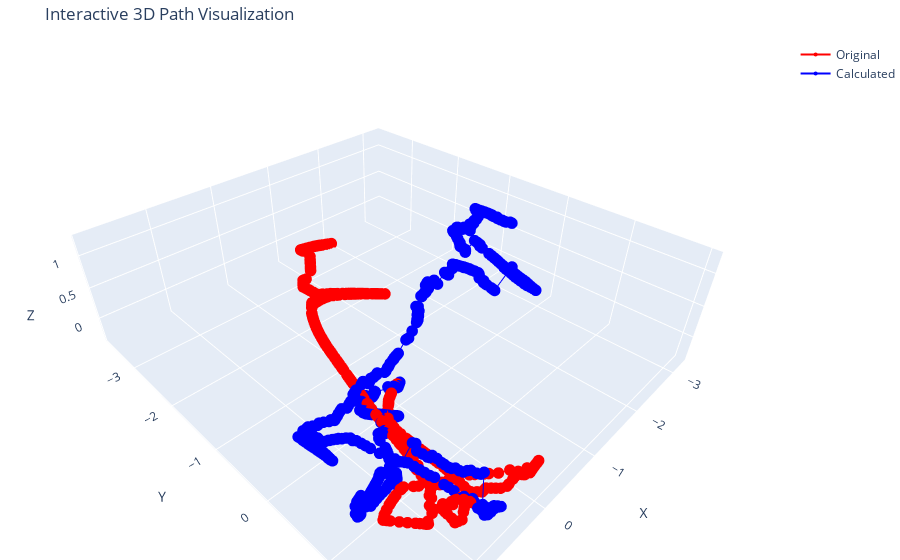

Notebook code cell kept with this figure:
### Markdown cell above
## Visualización

### Code cell
# Create 3D scatter lines
fig = go.Figure()

# Adding Original Path to figure
fig.add_trace(go.Scatter3d(
    x=original_path[:,0], y=original_path[:,1], z=original_path[:,2],
    mode='lines+markers', marker=dict(size=4, color='red'),
    name="Original"
))

# Adding Calculated Path to figure
fig.add_trace(go.Scatter3d(
    x=calculated_path[:,0], y=calculated_path[:,1], z=calculated_path[:,2],
    mode='lines+markers', marker=dict(size=4, color='blue'),
    name="Calculated"
))

# Labels & Layout
fig.update_layout(
    title="Interactive 3D Path Visualization",
    scene=dict(
        xaxis_title="X",
        yaxis_title="Y",
        zaxis_title="Z"
    ),
    margin=dict(l=0, r=0, b=0, t=40)
)

# Show the figure
fig.show()

### Figure 1 — Plotly figure (JSON) as saved in the notebook; plotly's stock layout.template omitted (floating-point values rounded to 4 significant figures; data arrays with more than 128 entries replaced by an {"elided": "..."} marker saying what was removed)
{"data": [{"marker": {"color": "red", "size": 4}, "mode": "lines+markers", "name": "Original", "type": "scatter3d", "x": {"elided": "986 float values"}, "y": {"elided": "986 float values"}, "z": {"elided": "986 float values"}}, {"marker": {"color": "blue", "size": 4}, "mode": "lines+markers", "name": "Calculated", "type": "scatter3d", "x": {"elided": "986 float values"}, "y": {"elided": "986 float values"}, "z": {"elided": "986 float values"}}], "layout": {"margin": {"b": 0, "l": 0, "r": 0, "t": 40}, "scene": {"xaxis": {"title": {"text": "X"}}, "yaxis": {"title": {"text": "Y"}}, "zaxis": {"title": {"text": "Z"}}}, "title": {"text": "Interactive 3D Path Visualization"}}}
